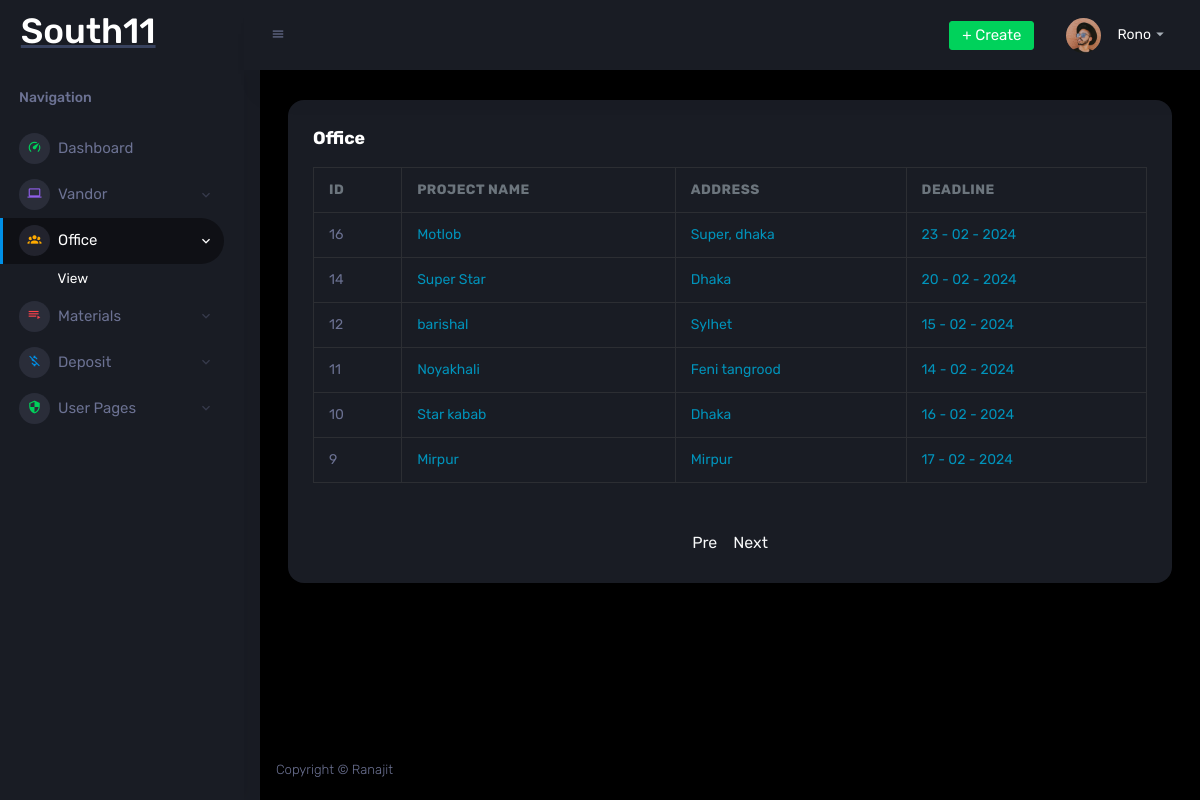
The page /office_cost_view.php (signed in) on the database its author committed.
### tables this page shows
CREATE TABLE `dev_tool` (
  `id` int(11) NOT NULL AUTO_INCREMENT,
  `big_title` varchar(12) NOT NULL,
  `mini_title` varchar(1) NOT NULL,
  PRIMARY KEY (`id`)
);

CREATE TABLE `project` (
  `id` int(11) NOT NULL AUTO_INCREMENT,
  `project_name` varchar(30) NOT NULL,
  `address` varchar(100) NOT NULL,
  `starting_date` date NOT NULL,
  PRIMARY KEY (`id`)
);

### office_cost_view.php (the view, shortened to what this page needs)
<?php
	if(isset($_SESSION["user_role"]) && $_SESSION["user_role"] == 'root_admin'){
    include "inc/top.php";
?>
  </head>
  <body>
    <div class="container-scroller">
      <?php
        include "inc/sidebar.php";
      ?>
    <div class="container-fluid page-body-wrapper">
        <?php
            include "inc/navbar.php";
        ?>
        <div class="main-panel">
			<div class="content-wrapper">
				<div class="col-lg-12 grid-margin stretch-card">
					<div class="card">
						<div class="card-body">
						<h4 class="card-title">Office</h4>
						<div class="table-responsive">
							<table class="table table-bordered">
								<thead>
									<?php
										if(!isset($_GET["project_edit_id"])){ ?>
									<tr>
										<th> ID </th>
										<th> Project name </th>
										<th> Address </th>
										<th> Deadline </th>
									</tr>
									<?php } ?>
								</thead>
								<tbody>
									<?php
										include_once 'db/db.php';
												if(isset($_GET["value"])){
													$a = $_GET["value"];
													$page_value = ($a - 1) * 10;
													$incri = $a+1;
													$decri = $a-1;
												}else{
													$page_value = 0;
													$incri = 2;
													$decri = 0;
												}
												$count_sql = "SELECT * FROM office_cost";
												$count_query = mysqli_query($conn, $count_sql);
												$count_row = mysqli_num_rows($count_query);
												$res = ($count_row / 10)+1;
											$view_project = "SELECT *, DATE_FORMAT(starting_date, '%d - %m - %Y') AS oroject_date FROM project ORDER BY id DESC LIMIT 10 OFFSET $page_value;";
											$view_project_query = mysqli_query($conn, $view_project);
											if(isset($_GET["project_edit_id"])){
												$one_row_sql ="SELECT * FROM project WHERE id='".$_GET["project_edit_id"]."'";
												$one_row_query = mysqli_query($conn, $one_row_sql);
												$one_row_fetch = mysqli_fetch_assoc($one_row_query);
												echo "<div class='table-responsive'>
														<table class='table table-bordered'>
															<thead>
																<tr>
																<form action='project_view.php' method='POST'>
																<input type='hidden' name='project_id' style='color:red;' value='".$one_row_fetch['id']."'>
																<th><input type='text' class='form-control' name='project_name' style='color:white;' value='".$one_row_fetch['project_name']."'></th>
																<th><input type='text' class='form-control' name='project_address' style='color:white;' value='".$one_row_fetch['address']."'></th>
																<th><input type='date' class='form-control' name='project_upddate_date' style='color:white;'></th>
																<th><input type='submit' class='form-control btn btn-dark' name='project_update_submit' style='color:white;' value='Update'></th>
																</form>
																</tr>
															</thead>
														</table>
													</div>";
											}else{
											while($row = mysqli_fetch_assoc($view_project_query)){
									?>
									<tr>
										<td><?php echo $row["id"]; ?></td>
										<td><a class="text-decoration-none" style="color:#0094BC;" href="office_cost_view_individual.php?project_id=<?php echo $row['id']; ?>"> <?php echo $row["project_name"]; ?> </a></td>
										<td> <span style="color:#0094BC;"> <?php echo $row["address"]; ?> </span></td>
										<td> <span style="color:#0094BC;"> <?php echo $row["oroject_date"]; ?></span> </td>
									</tr>
									<?php }
									} ?>
								</tbody>
							</table>
							<div class="text-center pt-5">
								<?php
									if(!isset($_GET["office_edit"])){
										if($decri==0){
											echo "<span class='text-light m-2'>Pre</span>";
										}else{
											echo "<a href='project_view.php?value=$decri' class='text-decoration-none text-success m-2'> Pre </a>";
										}
										if($incri>$res){
											echo "<span class='text-light m-2'>Next</span>";
										}else{
												echo "<a href='project_view.php?value=$incri' class='text-decoration-none text-danger m-2'> Next </a>";
										}
									}
								?>
							</div>
						</div>
					</div>
				</div>
			</div>
		</div>
            <?php
                include "inc/footer.php";
            ?>
        </div>
      </div>
    </div>
<?php
    include "inc/bottom.php";
	}else{
		header("location: index.php");
	}
?>

### inc/sidebar.php (shortened to what this page needs)
<nav class="sidebar sidebar-offcanvas" id="sidebar">
        <div class="sidebar-brand-wrapper d-none d-lg-flex align-items-center justify-content-center fixed-top">
          	<a class="sidebar-brand brand-logo" href="dashboard.php">
          	<h1 class="text-white">
				<?php
					include_once __DIR__ . '/../db/db.php';
					$u_sql = "SELECT * FROM dev_tool";
					$u_query = mysqli_query($conn, $u_sql);
					if($row=mysqli_fetch_assoc($u_query)){
						echo $row["big_title"];
					}
				?>
			</h1>
          	</a>
        </div>
		<?php
		if(isset($_SESSION["user_role"]) && $_SESSION["user_role"] == 'root_admin'){
    	?>
        <ul class="nav">
        	<li class="nav-item nav-category">
        		<span class="nav-link">Navigation</span>
        	</li>
        	<li class="nav-item menu-items">
				<a class="nav-link" href="dashboard.php">
					<span class="menu-icon">
						<i class="mdi mdi-speedometer"></i>
					</span>
					<span class="menu-title">Dashboard</span>
				</a>
        	</li>
         	<li class="nav-item menu-items">
				<a class="nav-link" data-bs-toggle="collapse" href="#ui-basic" aria-expanded="false" aria-controls="ui-basic">
					<span class="menu-icon">
						<i class="mdi mdi-laptop"></i>
					</span>
					<span class="menu-title">Vandor</span>
					<i class="menu-arrow"></i>
				</a>
          	</li>
			<li class="nav-item menu-items">
				<a class="nav-link" data-bs-toggle="collapse" href="#ui-vandor" aria-expanded="false" aria-controls="ui-vandor">
					<span class="menu-icon">
						<i class="mdi mdi-account-group"></i>
					</span>
					<span class="menu-title">Office</span>
					<i class="menu-arrow"></i>
				</a>
				<div class="collapse" id="ui-vandor">
					<ul class="nav flex-column sub-menu">
						<li class="nav-item"> <a class="nav-link" href="office_cost_view.php">View</a></li>
					</ul>
				</div>
          	</li>
			<li class="nav-item menu-items">
				<a class="nav-link" data-bs-toggle="collapse" href="#ui-basic2" aria-expanded="false" aria-controls="ui-basic2">
					<span class="menu-icon">
						<i class="mdi mdi-playlist-play"></i>
					</span>
					<span class="menu-title">Materials</span>
					<i class="menu-arrow"></i>
				</a>
          	</li>
			  <li class="nav-item menu-items">
				<a class="nav-link" data-bs-toggle="collapse" href="#ui-basic3" aria-expanded="false" aria-controls="ui-basic3">
					<span class="menu-icon">
					<i class="mdi mdi-currency-usd-off"></i>
					</span>
					<span class="menu-title">Deposit</span>
					<i class="menu-arrow"></i>
				</a>
          	</li>
          <li class="nav-item menu-items">
            <a class="nav-link" data-bs-toggle="collapse" href="#auth" aria-expanded="false" aria-controls="auth">
              <span class="menu-icon">
                <i class="mdi mdi-security"></i>
              </span>
              <span class="menu-title">User Pages</span>
              <i class="menu-arrow"></i>
            </a>
          </li>
        </ul>
		<?php
		}
    	?>
    </nav>

### mycustom.css (style rules this page uses)
.sidebar { position: fixed !important; top: 70px !important; left: 0; height: calc(100vh - 70px) !important; overflow-y: auto; overflow-x: hidden; z-index: 1000; transition: all 0.3s ease; }
.page-body-wrapper { margin-left: 260px; transition: margin-left 0.3s ease; }
.sidebar { box-shadow: 4px 0 15px rgba(0, 0, 0, 0.08); }
.sidebar { scroll-behavior: smooth; }

### dashboard_styles.css (style rules this page uses)
.card { border: none; border-radius: 16px; box-shadow: 0 2px 12px rgba(0, 0, 0, 0.06); }
.card-title { font-weight: 700; font-size: 1.1rem; }
.table { margin-bottom: 0; }
.table thead th { font-weight: 600; color: #6c757d; font-size: 0.85rem; text-transform: uppercase; letter-spacing: 0.5px; }
.table tbody tr { transition: all 0.2s ease; }
.stats-card, .mini-stats-card, .card { animation: fadeInUp 0.5s ease-out; }

### rows shown on the page
dev_tool: big_title "South11"
project: id "16", project_name "Motlob", address "Super, dhaka", oroject_date "23 - 02 - 2024"
project: id "14", project_name "Super Star", address "Dhaka", oroject_date "20 - 02 - 2024"
project: id "12", project_name "barishal", address "Sylhet", oroject_date "15 - 02 - 2024"
project: id "11", project_name "Noyakhali", address "Feni tangrood", oroject_date "14 - 02 - 2024"
project: id "10", project_name "Star kabab", address "Dhaka", oroject_date "16 - 02 - 2024"
project: id "9", project_name "Mirpur", address "Mirpur", oroject_date "17 - 02 - 2024"

### other values the page prints
$_SESSION["user_name"] "Rono"
